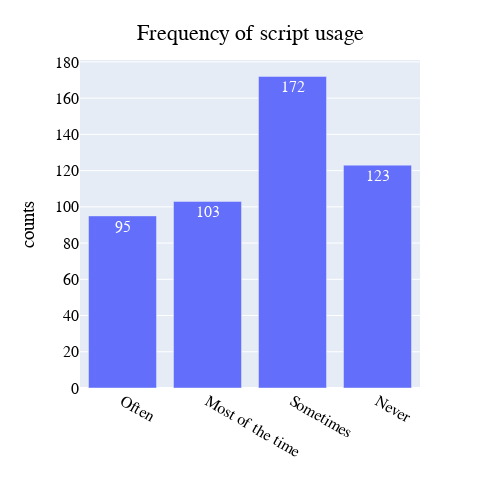

Notebook code cell kept with this figure:
### Markdown cell above
### Frequency of script usage for image analysis

### Code cell
barchart_vertical(data["Frequency of script usage"],title='Frequency of script usage', order_of_axes=['Often','Most of the time','Sometimes','Never'])

### Figure 1 — Plotly figure (JSON) as saved in the notebook; plotly's stock layout.template omitted (floating-point values rounded to 4 significant figures)
{"data": [{"alignmentgroup": "True", "hovertemplate": "=%{x}<br>counts=%{y}<extra></extra>", "legendgroup": "", "marker": {"color": "#636efa", "pattern": {"shape": ""}}, "name": "", "offsetgroup": "", "orientation": "v", "showlegend": false, "textposition": "auto", "texttemplate": "%{y}", "type": "bar", "x": ["Most of the time", "Often", "Never", "Sometimes"], "xaxis": "x", "y": [103, 95, 123, 172], "yaxis": "y"}], "layout": {"barmode": "relative", "font": {"color": "Black", "family": "Helvetica", "size": 16}, "height": 500, "legend": {"font": {"color": "Black", "size": 16}, "title": {"font": {"family": "Helvetica"}}, "tracegroupgap": 0}, "margin": {"t": 60}, "title": {"text": "Frequency of script usage", "x": 0.5, "y": 0.95}, "width": 500, "xaxis": {"anchor": "y", "categoryarray": ["Often", "Most of the time", "Sometimes", "Never"], "categoryorder": "array", "domain": [0, 1], "title": {"text": ""}}, "yaxis": {"anchor": "x", "domain": [0, 1], "title": {"text": "counts"}}}}
